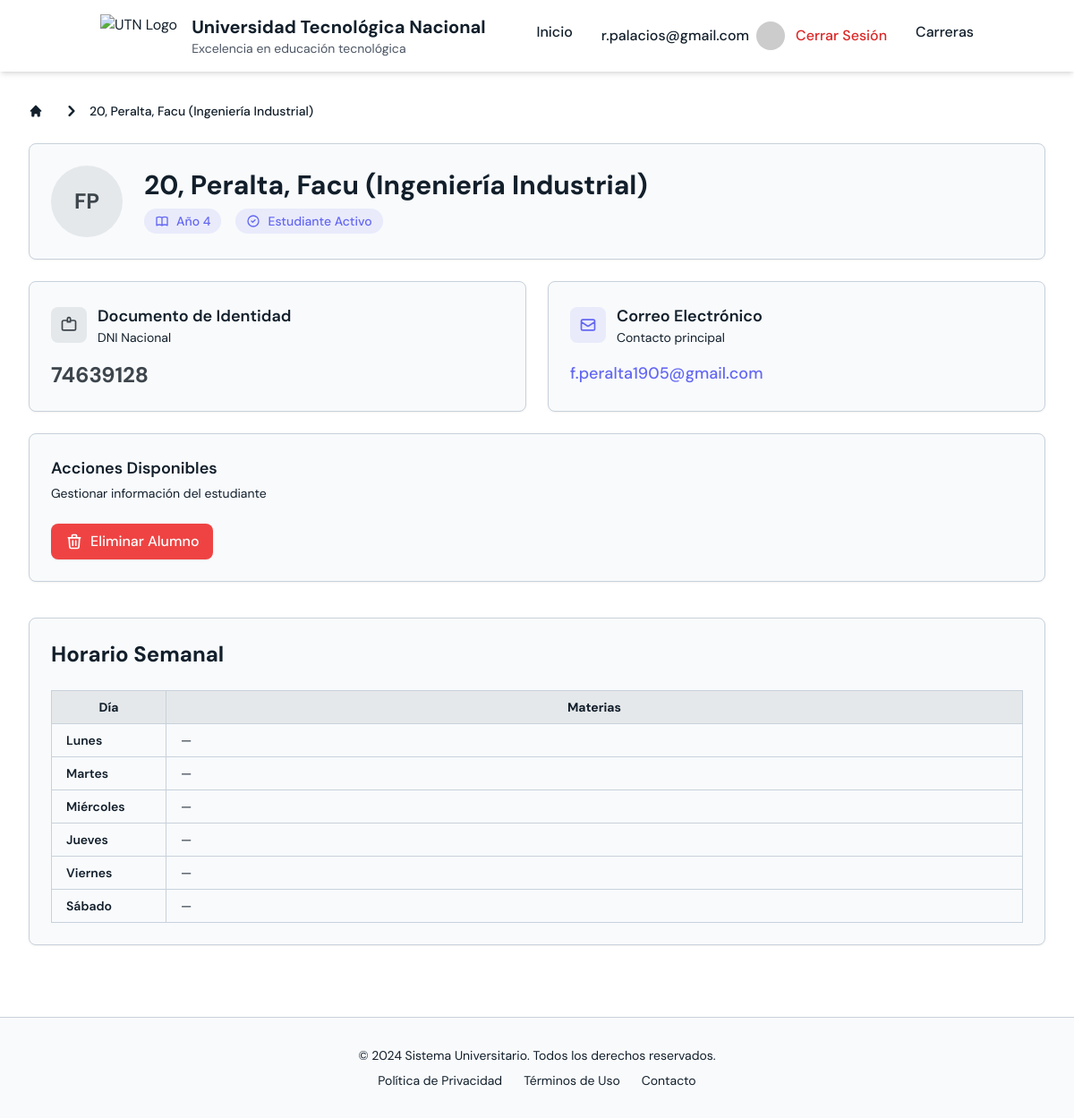
/alumnos/20/ (signed in), run on the app's committed database.
### UTN/models.py (models this page shows, shortened)
class Alumno(models.Model):
    user = models.OneToOneField(settings.AUTH_USER_MODEL, on_delete=models.CASCADE, related_name='alumno', null=True)
    id_alumno = models.AutoField(primary_key=True)
    nombre = models.CharField(max_length=50, default="")
    apellido = models.CharField(max_length=50, default="")
    dni = models.CharField(max_length=20, unique=True, default="")
    email = models.EmailField(default="")
    anio_universitario = models.PositiveIntegerField(validators=[MinValueValidator(1), MaxValueValidator(10)], default=1)
    carrera = models.ForeignKey(Carrera, on_delete=models.CASCADE, related_name='alumnos', null=True, blank=True)
    def __str__(self):
        carrera_nombre = self.carrera.nombre if self.carrera else "Sin carrera"
        return f"{self.id_alumno}, {self.apellido}, {self.nombre} ({carrera_nombre})"

class Carrera(models.Model):
    id_carrera = models.AutoField(primary_key=True)
    nombre = models.CharField(max_length=100, null=True, blank=True)
    duracion_anios = models.PositiveIntegerField(null=True, blank=True)

### UTN/views.py (the view, shortened to what this page needs)
# urls.py: path('alumnos/<int:pk>/', AlumnoDetailView.as_view(), name='alumno_detail'),
class AlumnoDetailView(DetailView):
    model = Alumno
    template_name = 'alumno/alumno_detail.html'
    def get_context_data(self, **kwargs):
        context = super().get_context_data(**kwargs)
        alumno = self.object
        inscripciones = alumno.materias_curso.select_related("materia_curso")
        semana = {
            "Lunes": [], "Martes": [], "Miércoles": [],
            "Jueves": [], "Viernes": [], "Sábado": [],
        }
        context["semana"] = semana
        return context

### UTN/templates/alumno/alumno_detail.html (shortened to what this page needs)
<!DOCTYPE html>
<html lang="es">
<head>
    <script src="https://cdn.tailwindcss.com"></script>
</head>
<body class="min-h-screen bg-background text-foreground">
        <nav class="bg-white shadow-md sticky top-0 z-50">
        <div class="container mx-auto px-6 py-4">
            <div class="flex items-center justify-between">
                <div class="flex items-center">
                    <img src="https://tse2.mm.bing.net/th/id/OIP.cqBKPdnHYvuLe2CUvTk8EwHaHa?rs=1&pid=ImgDetMain&o=7&rm=3" alt="UTN Logo" class="h-12 mr-4">
                    <div>
                        <h1 class="text-xl font-bold">Universidad Tecnológica Nacional</h1>
                        <p class="text-sm text-gray-600">Excelencia en educación tecnológica</p>
                    </div>
                </div>
                <div class="hidden md:flex space-x-8">
                    <a href=" /" class="nav-link font-medium">Inicio</a>
                    {% if user.is_authenticated and user.alumno %}
                        <div class="hidden md:flex items-center space-x-3">
                            <a href="{% url 'alumno_detail' user.alumno.pk %}" class="nav-link font-medium flex items-center space-x-2">
                                <span>{{ user.get_full_name|default:user.username }}</span>
                                {% if user.social_auth.exists %}
                                    {% for sa in user.social_auth.all %}
                                        {% if sa.provider == 'google-oauth2' %}
                                            {% with sa.extra_data.picture as picture %}
                                                {% if picture %}
                                                    <img src="{{ picture }}" alt="avatar" style="width:32px;height:32px;border-radius:50%;">
                                                {% else %}
                                                    <img src="https://ui-avatars.com/api/?name={{ user.get_full_name|default:user.username }}&background=000&color=fff"
                                                        style="width:32px;height:32px;border-radius:50%;" />
                                                {% endif %}
                                            {% endwith %}
                                        {% endif %}
                                    {% endfor %}
                                {% else %}
                                    <img src="https://ui-avatars.com/api/?name={{ user.get_full_name|default:user.username }}&background=000&color=fff"
                                        style="width:32px;height:32px;border-radius:50%;" />
                                {% endif %}
                            </a>
                            <a href="{% url 'logout' %}" class="nav-link font-medium text-red-600 hover:text-red-700">
                                Cerrar Sesión
                            </a>
                        </div>
                    {% else %}
                        <a href="{% url 'social:begin' 'google-oauth2' %}?next=/post-login-check/&prompt=select_account"
                        class="nav-link font-medium">
                            Iniciar Sesión
                        </a>
                    {% endif %}
                    <a href="/carreras/" class="nav-link font-medium">Carreras</a>
                </div>
            </div>
        </div>
    </nav>
    <main class="max-w-7xl mx-auto px-4 sm:px-6 lg:px-8 py-8">
        <nav class="flex mb-6" aria-label="Breadcrumb">
            <ol class="inline-flex items-center space-x-1 md:space-x-3">
                <li class="inline-flex items-center">
                    <a href="{% url 'inicio' %}" class="inline-flex items-center text-sm font-medium text-muted-foreground hover:text-accent transition-colors">
                        <svg class="w-4 h-4 mr-2" fill="currentColor" viewBox="0 0 20 20">
                            <path d="M10.707 2.293a1 1 0 00-1.414 0l-7 7a1 1 0 001.414 1.414L4 10.414V17a1 1 0 001 1h2a1 1 0 001-1v-2a1 1 0 011-1h2a1 1 0 011 1v2a1 1 0 001 1h2a1 1 0 001-1v-6.586l.293.293a1 1 0 001.414-1.414l-7-7z"/>
                        </svg>
                    </a>
                </li>
                <li>
                    <div class="flex items-center">
                        <svg class="w-6 h-6 text-muted-foreground" fill="currentColor" viewBox="0 0 20 20">
                            <path fill-rule="evenodd" d="M7.293 14.707a1 1 0 010-1.414L10.586 10 7.293 6.707a1 1 0 011.414-1.414l4 4a1 1 0 010 1.414l-4 4a1 1 0 01-1.414 0z" clip-rule="evenodd"/>
                        </svg>
                        <span class="ml-1 text-sm font-medium text-foreground md:ml-2">{{ object }}</span>
                    </div>
                </li>
            </ol>
        </nav>
        <div class="bg-card rounded-lg border border-border shadow-sm p-6 mb-6">
            <div class="flex items-center space-x-6">
                <div class="flex-shrink-0">
                    <div class="w-20 h-20 bg-primary/10 rounded-full flex items-center justify-center">
                        <span class="text-primary font-bold text-2xl">
                            {{ object.nombre.0|upper }}{{ object.apellido.0|upper }}
                        </span>
                    </div>
                </div>
                <div class="flex-1 min-w-0">
                    <h1 class="text-3xl font-bold text-foreground mb-2">{{ object }}</h1>
                    <div class="flex items-center space-x-4">
                        <span class="inline-flex items-center px-3 py-1 rounded-full text-sm font-medium bg-accent/10 text-accent">
                            Año {{ object.anio_universitario }}
                        </span>
                        <span class="inline-flex items-center px-3 py-1 rounded-full text-sm font-medium bg-secondary/10 text-secondary">
                            <svg class="w-4 h-4 mr-2" fill="none" stroke="currentColor" viewBox="0 0 24 24">
                                <path stroke-linecap="round" stroke-linejoin="round" stroke-width="2" d="M9 12l2 2 4-4m6 2a9 9 0 11-18 0 9 9 0 0118 0z"/>
                            </svg>
                            Estudiante Activo
                        </span>
                    </div>
                </div>
            </div>
        </div>
        <div class="grid md:grid-cols-2 gap-6 mb-6">
            <div class="bg-card rounded-lg border border-border shadow-sm p-6">
                <div class="flex items-center space-x-3 mb-4">
                    <div class="flex-shrink-0">
                        <div class="w-10 h-10 bg-primary/10 rounded-lg flex items-center justify-center">
                            <svg class="w-5 h-5 text-primary" fill="none" stroke="currentColor" viewBox="0 0 24 24">
                                <path stroke-linecap="round" stroke-linejoin="round" stroke-width="2" d="M10 6H5a2 2 0 00-2 2v9a2 2 0 002 2h14a2 2 0 002-2V8a2 2 0 00-2-2h-5m-4 0V4a2 2 0 114 0v2m-4 0a2 2 0 104 0m-4 0v2m4-2v2"/>
                            </svg>
                        </div>
                    </div>
                    <div>
                        <h3 class="text-lg font-semibold text-foreground">Documento de Identidad</h3>
                        <p class="text-sm text-muted-foreground">DNI Nacional</p>
                    </div>
                </div>
                <p class="text-2xl font-bold text-primary">{{ object.dni }}</p>
            </div>
            <div class="bg-card rounded-lg border border-border shadow-sm p-6">
                <div class="flex items-center space-x-3 mb-4">
                    <div class="flex-shrink-0">
                        <div class="w-10 h-10 bg-secondary/10 rounded-lg flex items-center justify-center">
                            <svg class="w-5 h-5 text-secondary" fill="none" stroke="currentColor" viewBox="0 0 24 24">
                                <path stroke-linecap="round" stroke-linejoin="round" stroke-width="2" d="M3 8l7.89 5.26a2 2 0 002.22 0L21 8M5 19h14a2 2 0 002-2V7a2 2 0 00-2-2H5a2 2 0 00-2 2v10a2 2 0 002 2z"/>
                            </svg>
                        </div>
                    </div>
                    <div>
                        <h3 class="text-lg font-semibold text-foreground">Correo Electrónico</h3>
                        <p class="text-sm text-muted-foreground">Contacto principal</p>
                    </div>
                </div>
                <p class="text-lg font-medium text-secondary break-all">{{ object.email }}</p>
            </div>
        </div>
        <div class="bg-card rounded-lg border border-border shadow-sm p-6">
            <div class="flex items-center justify-between mb-6">
                <div>
                    <h2 class="text-lg font-semibold text-foreground">Acciones Disponibles</h2>
                    <p class="text-sm text-muted-foreground mt-1">Gestionar información del estudiante</p>
                </div>
            </div>
            <div class="flex flex-col sm:flex-row gap-4">
                <a href="{% url 'alumno_delete' object.pk %}"
                   class="inline-flex items-center px-4 py-2 bg-destructive text-destructive-foreground rounded-lg hover:bg-destructive/90 transition-colors font-medium shadow-sm">
                    <svg class="w-5 h-5 mr-2" fill="none" stroke="currentColor" viewBox="0 0 24 24">
                        <path stroke-linecap="round" stroke-linejoin="round" stroke-width="2" d="M19 7l-.867 12.142A2 2 0 0116.138 21H7.862a2 2 0 01-1.995-1.858L5 7m5 4v6m4-6v6m1-10V4a1 1 0 00-1-1h-4a1 1 0 00-1 1v3M4 7h16"/>
                    </svg>
                    Eliminar Alumno
                </a>
            </div>
        </div>
        <div class="bg-card rounded-lg border border-border shadow-sm p-6 mt-10">
    <h2 class="text-2xl font-bold mb-6 text-foreground">Horario Semanal</h2>
    <div class="overflow-x-auto">
        <table class="min-w-full border border-border text-sm">
            <thead class="bg-primary/10">
                <tr>
                    <th class="border border-border px-4 py-2">Día</th>
                    <th class="border border-border px-4 py-2">Materias</th>
                </tr>
            </thead>
            <tbody>
                {% for dia, materias in semana.items %}
                <tr class="hover:bg-muted/50 transition">
                    <td class="border border-border px-4 py-2 font-semibold w-32">{{ dia }}</td>
                    <td class="border border-border px-4 py-2">
                        {% if materias %}
                            <ul class="space-y-2">
                                {% for m in materias %}
                                    <li class="bg-secondary/10 p-3 rounded-lg shadow-sm">
                                        <p class="font-bold text-secondary">{{ m.materia }}</p>
                                        <p class="text-sm text-muted-foreground">
                                             {{ m.horario }} — Turno {{ m.turno|title }}
                                        </p>
                                    {% if m.nota %}
                                        <p class="mt-1 text-sm">
                                            Promedio: <span class="font-bold">{{ m.nota }}</span> —
                                            {% if m.aprobado %}
                                                <span class="text-green-600 font-semibold">Aprobado</span>
                                             {% else %}
                                                <span class="text-red-600 font-semibold">No aprobado</span>
                                            {% endif %}
                                        </p>
                                    {% else %}
                                        <p class="mt-1 text-sm text-muted-foreground">Sin nota</p>
                                    {% endif %}
                                    </li>
                                {% endfor %}
                            </ul>
                        {% else %}
                            <span class="text-muted-foreground">—</span>
                        {% endif %}
                    </td>
                </tr>
                {% endfor %}
            </tbody>
        </table>
    </div>
</div>
    </main>
    <footer class="bg-muted border-t border-border mt-12">
        <div class="max-w-7xl mx-auto px-4 sm:px-6 lg:px-8 py-8">
            <div class="text-center">
                <p class="text-sm text-muted-foreground">
                    © 2024 Sistema Universitario. Todos los derechos reservados.
                </p>
                <div class="mt-2 flex justify-center space-x-6">
                    <a href="#" class="text-muted-foreground hover:text-accent text-sm transition-colors">
                        Política de Privacidad
                    </a>
                    <a href="#" class="text-muted-foreground hover:text-accent text-sm transition-colors">
                        Términos de Uso
                    </a>
                    <a href="#" class="text-muted-foreground hover:text-accent text-sm transition-colors">
                        Contacto
                    </a>
                </div>
            </div>
        </div>
    </footer>
</body>
</html>

### UTN/templates/alumno/alumno_detail.html (style rules this page uses)
:root { --background: 0 0% 100%; --foreground: 210 40% 12%; --card: 210 40% 98%; --card-foreground: 210 40% 12%; --primary: 210 11% 27%; --primary-foreground: 0 0% 100%; --secondary: 239 84% 67%; --secondary-foreground: 0 0% 100%; --muted: 210 40% 98%; --muted-foreground: 210 40% 12%; --accent: 239 84% 67%; --accent-foreground: 0 0% 100%; --border: 210 20% 82%; --input: 210 40% 98%; --ring: 239 84% 67%; --destructive: 0 84% 60%; --destructive-foreground: 0 0% 100%; }

### data on the page
Alumno: carrera+id_alumno+apellido "20, Peralta, Facu (Ingeniería Industrial)", nombre.0 "F", apellido.0 "P", anio_universitario "4", dni "74639128", email "f.peralta1905@gmail.com"

### other printed values
{{ user.get_full_name|default:user.username }} "r.palacios@gmail.com"
{{ dia }} "Lunes" "Martes" "Miércoles" "Jueves" "Viernes" "Sábado"
